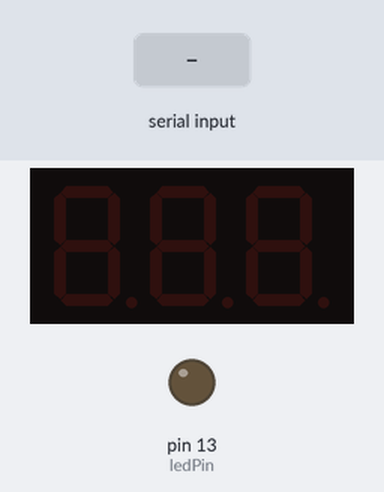
Bench run of a sketch on a simulated Arduino Uno, built with avr-gcc and run on an emulated ATmega328P. Parts: 3-digit seven-segment display, output pins drawn as LEDs (lit = HIGH). Wiring (inferred from the names in the program): 3-digit 7-segment display, segments lit when LOW: segments pin 2, pin 3, pin 4, pin 5, pin 6, pin 7, pin 8; digit selects pin 9, pin 10, pin 11. Inputs (shaded band) come from the test bench. The segment pins are drawn as the display they are named for; pins used as bus, display or sensor lines are not drawn.

Above: at 1.2 s.
1.3 s: "G" received over Serial
At 2.6 s:
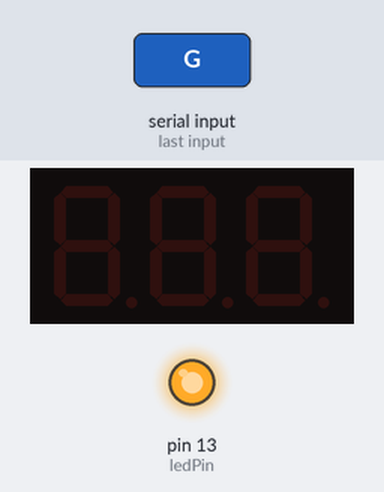
3.8 s: "90,45\n" received over Serial
At 4.1 s:
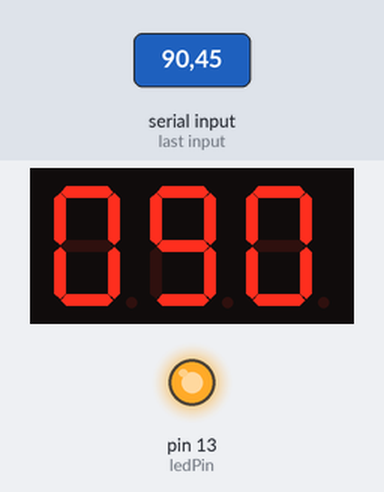
Timing chart, 0 to 6.8 s (numbered marks = the images above; inputs shaded):
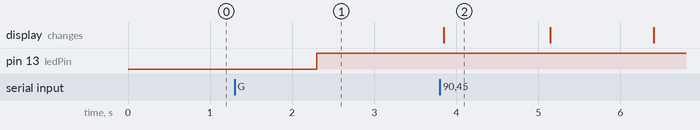

Measured:
- after the input at 1.3 s, pin 13 (ledPin): LOW → HIGH after 1.0 s
- after the input at 3.8 s, the display: changes after 0.05 s (image 2)
- what the display in image 2 shows lasts 1.3 s, from 3.8 s to 5.1 s

The sketch:

timer.ino
```cpp
int one[] = {HIGH, LOW, LOW, HIGH, HIGH, HIGH, HIGH};
int two[] = {LOW, LOW, HIGH, LOW, LOW, HIGH, LOW};
int three[] = {LOW, LOW, LOW, LOW, HIGH, HIGH, LOW};
int four[] = {HIGH, LOW, LOW, HIGH, HIGH, LOW, LOW};
int five[] = {LOW, HIGH, LOW, LOW, HIGH, LOW, LOW};
int six[] = {LOW, HIGH, LOW, LOW, LOW, LOW, LOW};
int seven[] = {LOW, LOW, LOW, HIGH, HIGH, HIGH, HIGH};
int eight[] = {LOW, LOW, LOW, LOW, LOW, LOW, LOW};
int nine[] = {LOW, LOW, LOW, LOW, HIGH, LOW, LOW};
int zero[] = {LOW, LOW, LOW, LOW, LOW, LOW, HIGH};
int blank[] = {HIGH, HIGH, HIGH, HIGH, HIGH, HIGH, HIGH};
int f[] = {LOW, HIGH, HIGH, HIGH, LOW, LOW, LOW};

int pin[7];
//int pin[] = {10, 11, 5, 6, 7, 9, 8};
int first, second, third;

//setting up the timer
void timerSetup() {
  // put your setup code here, to run once:
  for(int i=0;i<7;i++) {
    pinMode(pin[i], OUTPUT);
  }
  pinMode(first, OUTPUT);
  pinMode(second, OUTPUT);
  pinMode(third, OUTPUT);
}

//setting the pins for the timer
void pinSetup(int inpin[], int frst, int scnd, int thrd)  {
  for(int i=0;i<7;i++)
    pin[i] = inpin[i];
  first = frst;
  second = scnd;
  third = thrd;
}


//function to print one 3-digit number
void numberPrint(int count) {
  int temp;
  temp = count;
  pinSelect(3);
  display1(temp%10);
  delay(7);
  temp /= 10;
  pinSelect(2);
  display1(temp%10);
  delay(7);
  temp /= 10;
  pinSelect(1);
  display1(temp%10);
  delay(7);
}

//function for counter from count passed to zero
void counter(int count) {
  int i;
  while(count>=0) {
     for(i=1;i<=60;i++)
      numberPrint(count);
    count--;
  }
  display1(67);
}

//function to display a digit on a LED
void display1(int n)
{
  int* input;

  switch(n)
  {
    case 0:input=zero;
    break;

    case 1:input=one;
    break;

    case 2:input=two;
    break;

    case 3:input=three;
    break;

    case 4:input=four;
    break;

    case 5:input=five;
    break;

    case 6:input=six;
    break;

    case 7:input=seven;
    break;

    case 8:input=eight;
    break;

    case 9:input=nine;
    break;

    case 10:input = f;
    break;

    default: input = blank;
    break;

  }
  for(int i=0;i<7;i++)
  {
    digitalWrite(pin[i], input[i]);
  }

}

//function for selection of pins in 3-digit LED
void pinSelect(int n) {
  if(n==1)  {
    digitalWrite(first, HIGH);
    digitalWrite(second, LOW);
    digitalWrite(third, LOW);
  } else if(n==2) {
    digitalWrite(first, LOW);
    digitalWrite(second, HIGH);
    digitalWrite(third, LOW);
  } else if(n==3) {
    digitalWrite(first, LOW);
    digitalWrite(second, LOW);
    digitalWrite(third, HIGH);
  }
}

//function to display OFF
void off()  {
  for(int i=0;i<1000;i++) {
    pinSelect(1);
    display1(0);
    delay(5);
    pinSelect(2);
    display1(10);
    delay(5);
    pinSelect(3);
    display1(10);
    delay(5);
  }
}
```

serialToTimer.ino
```cpp
int ledPin = 13;
void setup() {
  int inpins[] = {2, 3, 4, 5, 6, 7, 8};
  int first = 9, second = 10, third = 11;
  pinSetup(inpins, first, second, third);
  timerSetup();
  Serial.begin(9600);
  pinMode(ledPin, OUTPUT);

}

void loop() {
 digitalWrite(ledPin, LOW);
 while(Serial.available()==0);
 if(Serial.readString() == "G")  {
   digitalWrite(ledPin, HIGH);
 }
 while(Serial.available()==0);
 int count = Serial.parseInt();
 counter(count);
}
```
